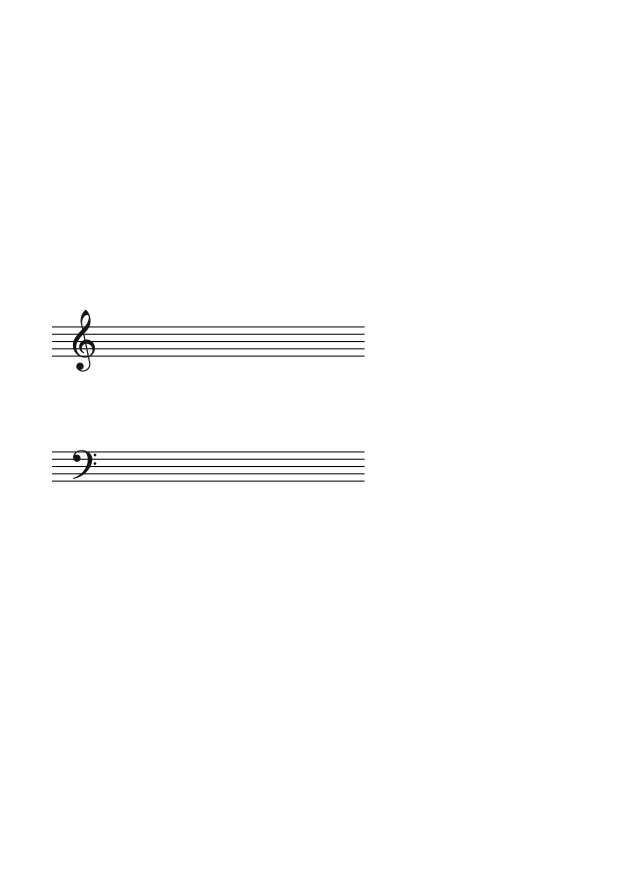
#> input picture scripts/test_vexflow_clefs.png, 1241 x 1754 px, found by its file name (shown at 1/2 size)
$ python crop_clefs.py
#> lines starting #> are read from the running program, lines starting #| are printed output that depends on the picture
from PIL import Image

im = Image.open("scripts/test_vexflow_clefs.png")
#> im is the input picture: PIL image 1241x1754 RGB; min 0, max 255, mean 253.3
print("Image size:", im.size)
#| Image size: (1241, 1754)
# Crop around F-clef and G-clef
# G-clef around x=70..150, y=280..400 (scaled by 150/72 = 2.083)
scale = 150.0 / 72.0
g_crop = im.crop((int(60 * scale), int(280 * scale), int(120 * scale), int(380 * scale)))
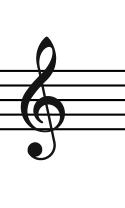
#> g_crop: PIL image 125x208 RGB; min 0, max 255, mean 229.3
g_crop.save("scripts/crop_g.png")

f_crop = im.crop((int(60 * scale), int(420 * scale), int(120 * scale), int(480 * scale)))
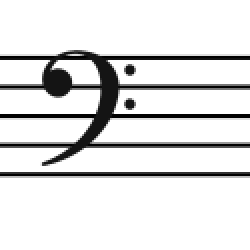
#> f_crop: PIL image 125x125 RGB (shown 2 times larger); min 0, max 255, mean 224.6
f_crop.save("scripts/crop_f.png")

print("Saved crop_g.png and crop_f.png!")

$ run again, with scripts/test_an_f2d491edc5dd_p1.png copied over scripts/test_vexflow_clefs.png
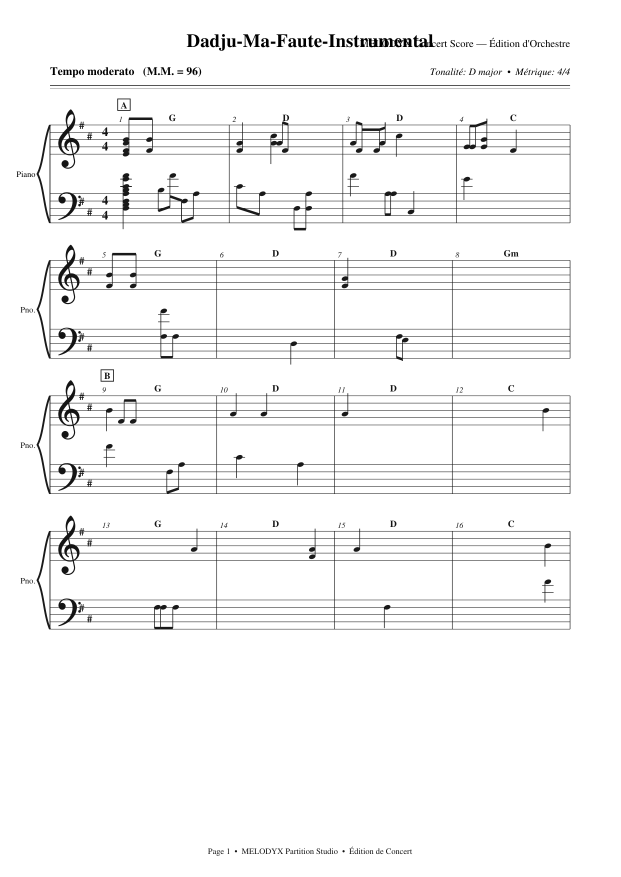
#> input picture scripts/test_an_f2d491edc5dd_p1.png, 1241 x 1754 px, found by its file name (shown at 1/2 size)
#> im is the input picture: PIL image 1241x1754 RGB; min 0, max 255, mean 245.7
#| Image size: (1241, 1754)
#> `g_crop = im.crop((int(60 * scale), int(280 * scale), int(120 * scale),..`:
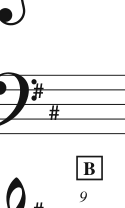
#> g_crop: PIL image 125x208 RGB; min 20, max 255, mean 236.6
#> `f_crop = im.crop((int(60 * scale), int(420 * scale), int(120 * scale),..`:
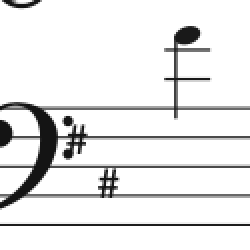
#> f_crop: PIL image 125x125 RGB (shown 2 times larger); min 20, max 255, mean 232.6

$ run again, with scripts/test_score.png copied over scripts/test_vexflow_clefs.png
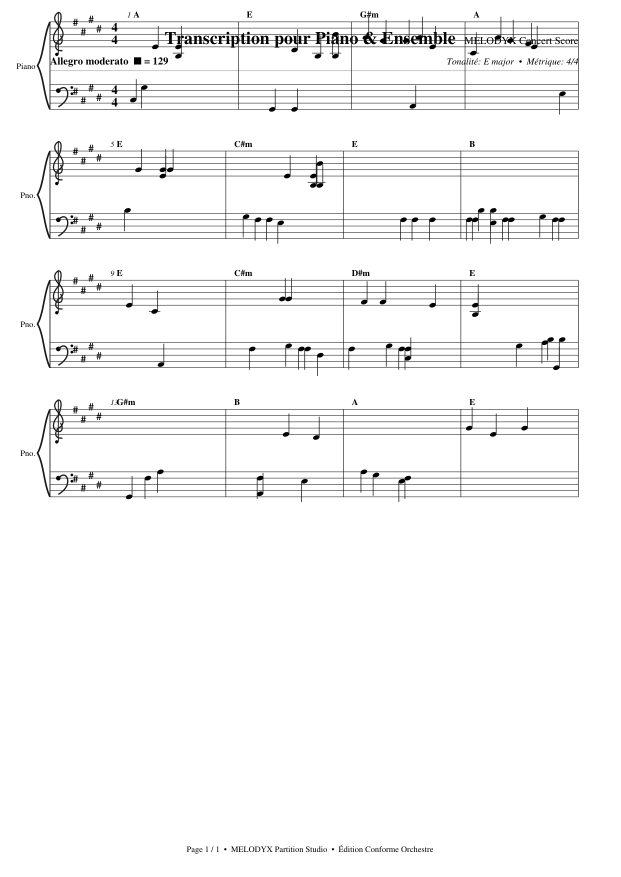
#> input picture scripts/test_score.png, 1241 x 1754 px, found by its file name (shown at 1/2 size)
#> im is the input picture: PIL image 1241x1754 RGB; min 0, max 255, mean 246.2
#| Image size: (1241, 1754)
#> `g_crop = im.crop((int(60 * scale), int(280 * scale), int(120 * scale),..`:
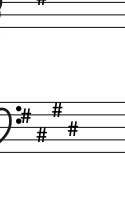
#> g_crop: PIL image 125x208 RGB; min 0, max 255, mean 241.4
#> `f_crop = im.crop((int(60 * scale), int(420 * scale), int(120 * scale),..`:
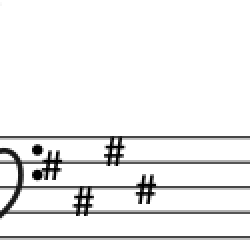
#> f_crop: PIL image 125x125 RGB (shown 2 times larger); min 0, max 255, mean 238.8

$ run again, with scripts/test_score_p1.png copied over scripts/test_vexflow_clefs.png
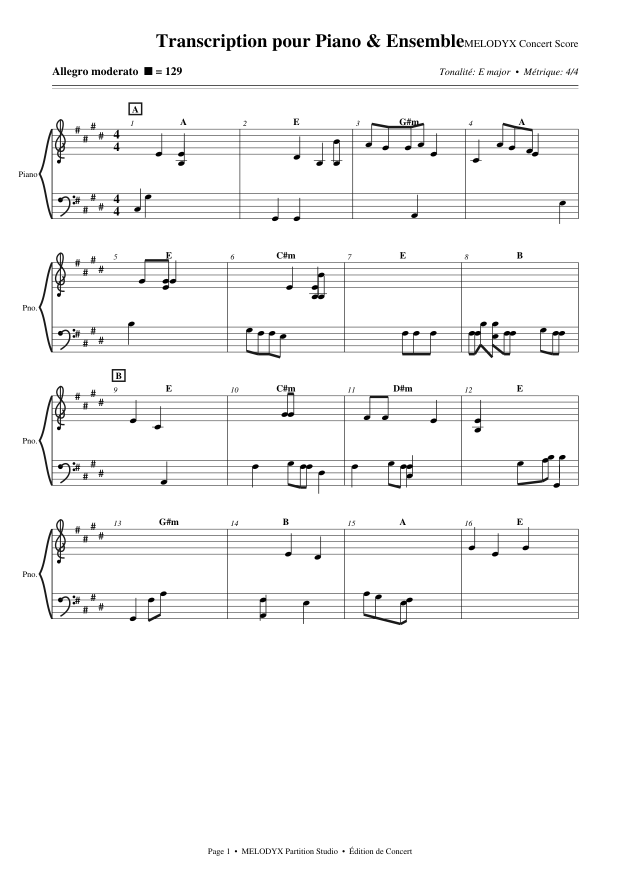
#> input picture scripts/test_score_p1.png, 1241 x 1754 px, found by its file name (shown at 1/2 size)
#> im is the input picture: PIL image 1241x1754 RGB; min 0, max 255, mean 245.6
#| Image size: (1241, 1754)
#> `g_crop = im.crop((int(60 * scale), int(280 * scale), int(120 * scale),..`:
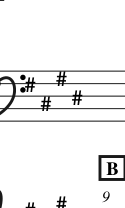
#> g_crop: PIL image 125x208 RGB; min 0, max 255, mean 240.9
#> `f_crop = im.crop((int(60 * scale), int(420 * scale), int(120 * scale),..`:
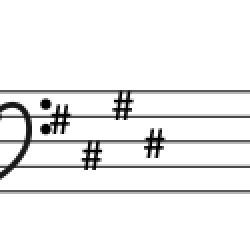
#> f_crop: PIL image 125x125 RGB (shown 2 times larger); min 0, max 255, mean 238.7
